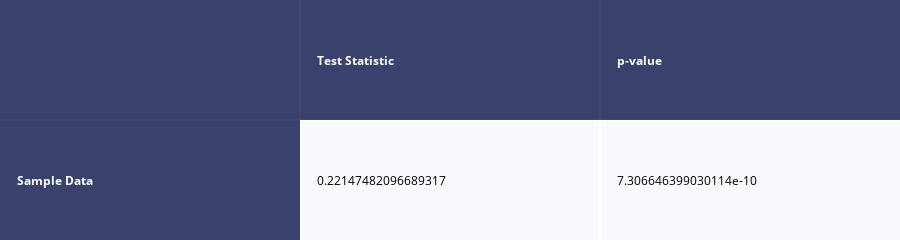

Write notebook code for a chart like this one.
### Code cell
ks_2sample("delinq", "bad")

### Figure 1 — Plotly figure (JSON) as saved in the notebook; plotly's stock layout.template omitted (floating-point values rounded to 4 significant figures)
{"data": [{"colorscale": [[0, "#00083e"], [0.5, "#ededee"], [1, "#ffffff"]], "hoverinfo": "none", "opacity": 0.75, "showscale": false, "type": "heatmap", "z": [[0, 0, 0], [0, 0.5, 0.5]]}], "layout": {"annotations": [{"align": "left", "font": {"color": "#ffffff"}, "showarrow": false, "text": "<b></b>", "x": -0.45, "xanchor": "left", "xref": "x", "y": 0, "yref": "y"}, {"align": "left", "font": {"color": "#ffffff"}, "showarrow": false, "text": "<b>Test Statistic</b>", "x": 0.55, "xanchor": "left", "xref": "x", "y": 0, "yref": "y"}, {"align": "left", "font": {"color": "#ffffff"}, "showarrow": false, "text": "<b>p-value</b>", "x": 1.55, "xanchor": "left", "xref": "x", "y": 0, "yref": "y"}, {"align": "left", "font": {"color": "#ffffff"}, "showarrow": false, "text": "<b>Sample Data</b>", "x": -0.45, "xanchor": "left", "xref": "x", "y": 1, "yref": "y"}, {"align": "left", "font": {"color": "#000000"}, "showarrow": false, "text": "0.22147482096689317", "x": 0.55, "xanchor": "left", "xref": "x", "y": 1, "yref": "y"}, {"align": "left", "font": {"color": "#000000"}, "showarrow": false, "text": "7.306646399030114e-10", "x": 1.55, "xanchor": "left", "xref": "x", "y": 1, "yref": "y"}], "height": 110, "margin": {"b": 0, "l": 0, "r": 0, "t": 0}, "xaxis": {"dtick": 1, "gridwidth": 2, "showticklabels": false, "tick0": -0.5, "ticks": "", "zeroline": false}, "yaxis": {"autorange": "reversed", "dtick": 1, "gridwidth": 2, "showticklabels": false, "tick0": 0.5, "ticks": "", "zeroline": false}}}
